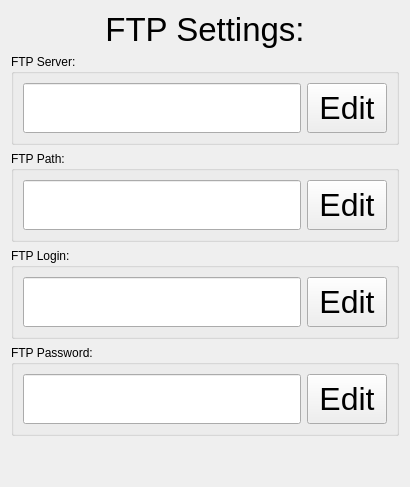
              <widget class="QWidget" name="ftpSettingsPage">
               <layout class="QVBoxLayout" name="verticalLayout_422">
                <item>
                 <widget class="QLabel" name="label_57">
                  <property name="font">
                   <font>
                    <pointsize>25</pointsize>
                   </font>
                  </property>
                  <property name="text">
                   <string>FTP Settings:</string>
                  </property>
                  <property name="alignment">
                   <set>Qt::AlignCenter</set>
                  </property>
                 </widget>
                </item>
                <item>
                 <layout class="QHBoxLayout" name="horizontalLayout_74">
                  <property name="topMargin">
                   <number>0</number>
                  </property>
                  <item>
                   <widget class="QGroupBox" name="groupBox_3">
                    <property name="title">
                     <string>FTP Server:</string>
                    </property>
                    <layout class="QHBoxLayout" name="horizontalLayout_71">
                     <item>
                      <widget class="QLineEdit" name="ftpServerEdit">
                       <property name="minimumSize">
                        <size>
                         <width>0</width>
                         <height>50</height>
                        </size>
                       </property>
                       <property name="font">
                        <font>
                         <pointsize>23</pointsize>
                        </font>
                       </property>
                       <property name="focusPolicy">
                        <enum>Qt::NoFocus</enum>
                       </property>
                       <property name="text">
                        <string/>
                       </property>
                       <property name="readOnly">
                        <bool>true</bool>
                       </property>
                      </widget>
                     </item>
                     <item>
                      <widget class="QPushButton" name="editFTPServerButton">
                       <property name="minimumSize">
                        <size>
                         <width>0</width>
                         <height>50</height>
                        </size>
                       </property>
                       <property name="font">
                        <font>
                         <pointsize>24</pointsize>
                        </font>
                       </property>
                       <property name="text">
                        <string>Edit</string>
                       </property>
                      </widget>
                     </item>
                    </layout>
                   </widget>
                  </item>
                 </layout>
                </item>
                <item>
                 <layout class="QHBoxLayout" name="horizontalLayout_66">
                  <property name="topMargin">
                   <number>0</number>
                  </property>
                  <item>
                   <widget class="QGroupBox" name="groupBox_7">
                    <property name="title">
                     <string>FTP Path:</string>
                    </property>
                    <layout class="QHBoxLayout" name="horizontalLayout_70">
                     <item>
                      <widget class="QLineEdit" name="ftpPathEdit">
                       <property name="minimumSize">
                        <size>
                         <width>0</width>
                         <height>50</height>
                        </size>
                       </property>
                       <property name="font">
                        <font>
                         <pointsize>23</pointsize>
                        </font>
                       </property>
                       <property name="focusPolicy">
                        <enum>Qt::NoFocus</enum>
                       </property>
                       <property name="text">
                        <string/>
                       </property>
                       <property name="readOnly">
                        <bool>true</bool>
                       </property>
                      </widget>
                     </item>
                     <item>
                      <widget class="QPushButton" name="editFTPPathButton">
                       <property name="minimumSize">
                        <size>
                         <width>0</width>
                         <height>50</height>
                        </size>
                       </property>
                       <property name="baseSize">
                        <size>
                         <width>0</width>
                         <height>0</height>
                        </size>
                       </property>
                       <property name="font">
                        <font>
                         <pointsize>24</pointsize>
                        </font>
                       </property>
                       <property name="text">
                        <string>Edit</string>
                       </property>
                      </widget>
                     </item>
                    </layout>
                   </widget>
                  </item>
                 </layout>
                </item>
                <item>
                 <layout class="QHBoxLayout" name="horizontalLayout_68">
                  <item>
                   <widget class="QGroupBox" name="groupBox_8">
                    <property name="title">
                     <string>FTP Login:</string>
                    </property>
                    <layout class="QHBoxLayout" name="horizontalLayout_73">
                     <item>
                      <widget class="QLineEdit" name="ftpLoginEdit">
                       <property name="minimumSize">
                        <size>
                         <width>0</width>
                         <height>50</height>
                        </size>
                       </property>
                       <property name="font">
                        <font>
                         <pointsize>23</pointsize>
                        </font>
                       </property>
                       <property name="focusPolicy">
                        <enum>Qt::NoFocus</enum>
                       </property>
                       <property name="text">
                        <string/>
                       </property>
                       <property name="readOnly">
                        <bool>true</bool>
                       </property>
                      </widget>
                     </item>
                     <item>
                      <widget class="QPushButton" name="editFTPLoginButton">
                       <property name="minimumSize">
                        <size>
                         <width>0</width>
                         <height>50</height>
                        </size>
                       </property>
                       <property name="baseSize">
                        <size>
                         <width>0</width>
                         <height>0</height>
                        </size>
                       </property>
                       <property name="font">
                        <font>
                         <pointsize>24</pointsize>
                        </font>
                       </property>
                       <property name="text">
                        <string>Edit</string>
                       </property>
                      </widget>
                     </item>
                    </layout>
                   </widget>
                  </item>
                 </layout>
                </item>
                <item>
                 <layout class="QHBoxLayout" name="horizontalLayout_67">
                  <property name="topMargin">
                   <number>0</number>
                  </property>
                  <item>
                   <widget class="QGroupBox" name="groupBox_9">
                    <property name="title">
                     <string>FTP Password:</string>
                    </property>
                    <layout class="QHBoxLayout" name="horizontalLayout_72">
                     <item>
                      <widget class="QLineEdit" name="ftpPasswordEdit">
                       <property name="minimumSize">
                        <size>
                         <width>0</width>
                         <height>50</height>
                        </size>
                       </property>
                       <property name="font">
                        <font>
                         <pointsize>23</pointsize>
                        </font>
                       </property>
                       <property name="focusPolicy">
                        <enum>Qt::NoFocus</enum>
                       </property>
                       <property name="text">
                        <string/>
                       </property>
                       <property name="readOnly">
                        <bool>true</bool>
                       </property>
                      </widget>
                     </item>
                     <item>
                      <widget class="QPushButton" name="editFTPPasswordButton">
                       <property name="minimumSize">
                        <size>
                         <width>0</width>
                         <height>50</height>
                        </size>
                       </property>
                       <property name="font">
                        <font>
                         <pointsize>24</pointsize>
                        </font>
                       </property>
                       <property name="text">
                        <string>Edit</string>
                       </property>
                      </widget>
                     </item>
                    </layout>
                   </widget>
                  </item>
                 </layout>
                </item>
                <item>
                 <spacer name="verticalSpacer_27">
                  <property name="orientation">
                   <enum>Qt::Vertical</enum>
                  </property>
                  <property name="sizeHint" stdset="0">
                   <size>
                    <width>20</width>
                    <height>40</height>
                   </size>
                  </property>
                 </spacer>
                </item>
               </layout>
              </widget>
